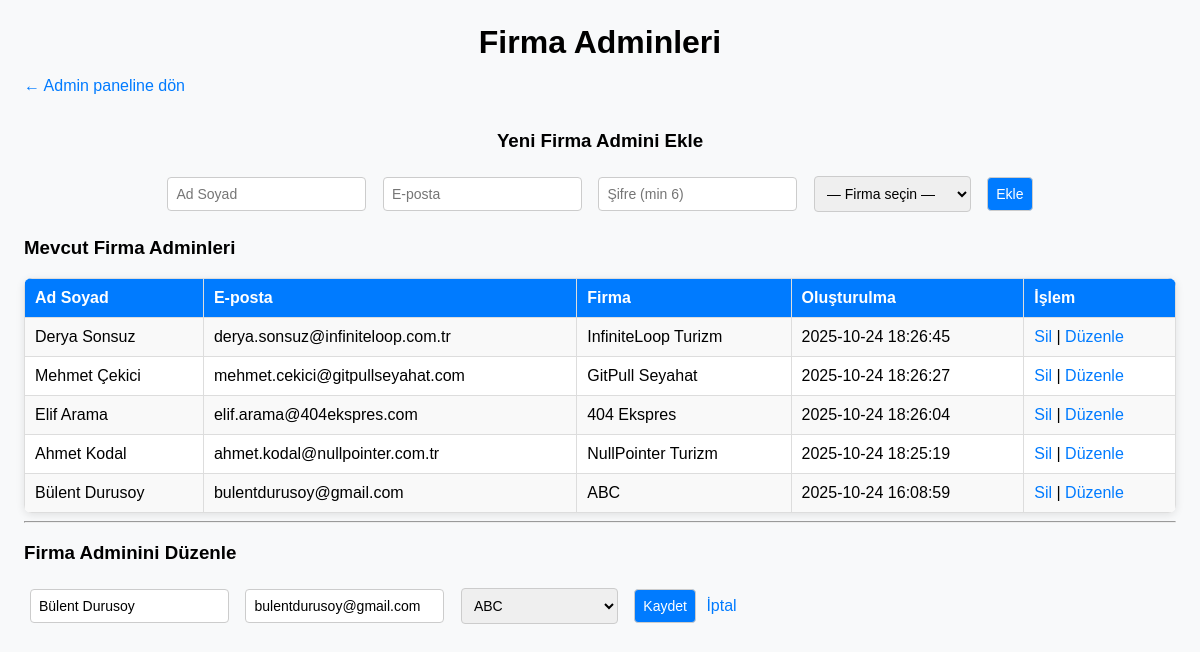
The page /public/index.php?page=admin_company_admins&edit=3 (signed in) on the database its author committed.
### tables this page shows
CREATE TABLE User (
            id INTEGER PRIMARY KEY AUTOINCREMENT,
            full_name TEXT NOT NULL,
            email TEXT UNIQUE NOT NULL,
            role TEXT NOT NULL,
            password TEXT NOT NULL,
            company_id INTEGER,
            balance REAL DEFAULT 0,
            created_at TEXT DEFAULT CURRENT_TIMESTAMP,
            salt TEXT,
            FOREIGN KEY (company_id) REFERENCES Company(id)
        );

CREATE TABLE Company (
            id INTEGER PRIMARY KEY AUTOINCREMENT,
            name TEXT NOT NULL,
            phone TEXT,
            email TEXT,
            created_at TEXT DEFAULT CURRENT_TIMESTAMP
        );

### app/views/admin/firma_adminler.php (the view, shortened to what this page needs)
<?php
require_once __DIR__ . '/../../config/database.php';
try {
    $companies = $db->query("SELECT id, name FROM Company ORDER BY name ASC")->fetchAll(PDO::FETCH_ASSOC);
} catch (PDOException $e) {
    die("Company tablosuna erişilemiyor: " . htmlspecialchars($e->getMessage()));
}
$editAdmin = null;
if (isset($_GET['edit'])) {
    $editId = (int)$_GET['edit'];
    $stmt = $db->prepare("SELECT * FROM User WHERE id = :id AND role = 'company_admin'");
    $stmt->execute([':id' => $editId]);
    $editAdmin = $stmt->fetch(PDO::FETCH_ASSOC);
}
$admins = $db->query("
    SELECT u.id, u.full_name, u.email, c.name AS company_name, u.created_at
    FROM User u
    LEFT JOIN Company c ON c.id = u.company_id
    WHERE u.role = 'company_admin'
    ORDER BY u.created_at DESC
")->fetchAll(PDO::FETCH_ASSOC);
?>
<!doctype html>
<html lang="tr">
<head>
</head>
<body>
<h1>Firma Adminleri</h1>
<p><a href="/bilet-satin-alma/public/index.php?page=admin_dashboard">← Admin paneline dön</a></p>
<div class="form">
  <h3 class="new-admin-title">Yeni Firma Admini Ekle</h3>
  <form method="post" action="/bilet-satin-alma/public/index.php?page=admin_company_admins">
    <input type="text" name="full_name" placeholder="Ad Soyad" required>
    <input type="email" name="email" placeholder="E-posta" required>
    <input type="password" name="password" placeholder="Şifre (min 6)" required>
    <select name="company_id" required>
      <option value="">— Firma seçin —</option>
    </select>
    <button type="submit">Ekle</button>
  </form>
</div>
<h3>Mevcut Firma Adminleri</h3>
<table>
  <tr>
    <th>Ad Soyad</th><th>E-posta</th><th>Firma</th><th>Oluşturulma</th><th>İşlem</th>
  </tr>
  <?php if (!$admins): ?>
    <tr><td colspan="5" style="text-align:center;">Kayıt yok.</td></tr>
  <?php else: foreach ($admins as $a): ?>
    <tr>
      <td data-label="Ad Soyad"><?= htmlspecialchars($a['full_name']) ?></td>
      <td data-label="E-posta"><?= htmlspecialchars($a['email']) ?></td>
      <td data-label="Firma"><?= htmlspecialchars($a['company_name'] ?? '-') ?></td>
      <td data-label="Oluşturulma"><?= htmlspecialchars($a['created_at']) ?></td>
      <td data-label="İşlem">
        <a href="/bilet-satin-alma/public/index.php?page=admin_company_admins&delete=<?= htmlspecialchars($a['id']) ?>"
           onclick="return confirm('Bu firmaya ait admin silinsin mi?')">Sil</a> |
        <a href="/bilet-satin-alma/public/index.php?page=admin_company_admins&edit=<?= htmlspecialchars($a['id']) ?>">Düzenle</a>
      </td>
    </tr>
  <?php endforeach; endif; ?>
</table>
<?php if ($editAdmin): ?>
<hr>
<h3>Firma Adminini Düzenle</h3>
<form method="post" action="/bilet-satin-alma/public/index.php?page=admin_company_admins">
  <input type="text" name="full_name" value="<?= htmlspecialchars($editAdmin['full_name']) ?>" required>
  <input type="email" name="email" value="<?= htmlspecialchars($editAdmin['email']) ?>" required>
  <select name="company_id" required>
    <?php foreach ($companies as $c): ?>
      <option value="<?= htmlspecialchars($c['id']) ?>" <?= ($editAdmin['company_id'] == $c['id']) ? 'selected' : '' ?>>
        <?= htmlspecialchars($c['name']) ?>
      </option>
    <?php endforeach; ?>
  </select>
  <button type="submit">Kaydet</button>
  <a href="/bilet-satin-alma/public/index.php?page=admin_company_admins">İptal</a>
</form>
<?php endif; ?>
</body>
</html>

### app/views/admin/firma_adminler.php (style rules this page uses)
body { font-family: Arial, sans-serif; margin: 24px; background:#f8f9fa; }
h1 { margin-bottom: 8px; text-align: center; }
.form, table { margin-top: 16px; }
.form { display: flex; justify-content: center; flex-direction: column; align-items: center; }
table { border-collapse: collapse; width: 100%; background:white; box-shadow:0 2px 8px rgba(0,0,0,0.1); border-radius:8px; overflow:hidden; }
th, td { border: 1px solid #ddd; padding: 10px; text-align: left; }
th { background: #007bff; color: white; }
tr:nth-child(even) { background: #f9f9f9; }
input, select, button { padding: 8px; margin: 6px; border: 1px solid #ccc; border-radius: 4px; font-size:14px; }
button { background-color: #007bff; color: white; cursor: pointer; }
a { color: #007bff; text-decoration:none; }
.new-admin-title { text-align: center; }

### rows shown on the page
user: full_name "Derya Sonsuz", email "derya.sonsuz@infiniteloop.com.tr", company.name "InfiniteLoop Turizm", created_at "2025-10-24 18:26:45"
user: full_name "Mehmet Çekici", email "mehmet.cekici@gitpullseyahat.com", company.name "GitPull Seyahat", created_at "2025-10-24 18:26:27"
user: full_name "Elif Arama", email "elif.arama@404ekspres.com", company.name "404 Ekspres", created_at "2025-10-24 18:26:04"
user: full_name "Ahmet Kodal", email "ahmet.kodal@nullpointer.com.tr", company.name "NullPointer Turizm", created_at "2025-10-24 18:25:19"
user: full_name "Bülent Durusoy", email "bulentdurusoy@gmail.com", company.name "ABC", created_at "2025-10-24 16:08:59", company_id "ABC"
